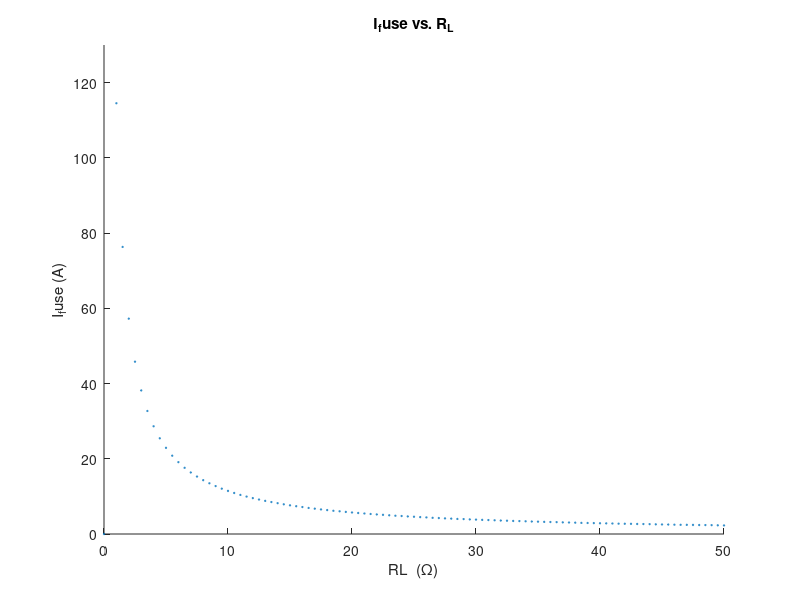

Write the MATLAB code that produced this figure. (Note: this script raises an error after producing the figure.)
%% MAT188 - Topic Assignment 1
%% 
% In Topic Assignment 1, we will use the knowledge learned from Lab 2 and 3 
% to solve two electrical circuit problems. We assume you have already done the 
% prelab and exercises.
% 
% In Lab 2 you learned how to set-up and solve a system of linear equations 
% and Lab 3 introduced nodal analysis and mesh analysis for electrical circuits. 
% An electrical circuit is shown below with two voltage sources and six resistors 
% with a total of three loops. The known electrical parameters are given in the 
% code below the figure. 
% 
% 
% 
% 
% 
% 
% List of known electrical parameters

%%%%%%%%%%%%%%%%%%%%%%%%%%%%%%%%
%%% Do not edit this section %%%
%%%%%%%%%%%%%%%%%%%%%%%%%%%%%%%%

% Resistors
R1 = 8; R2 = 4; R3 = 4; R4 = 6; R5 = 1; % Ω

% Voltage sources
V1 = 120; V2 = 120; % V

%%%%%%%%%%%%%%%%%%%%%%%%%%%%%%%%
%% 
% 
%% Question #1
% A fuse can be included in an electrical circuit to prevent excessive current. 
% When the current exceeds a rated value, the fuse will melt and break the electrical 
% connection. A load resistance ($R_L$) is included in the circuit below. The 
% goal of this problem is to determine the *minimum* $R_L$ required to prevent 
% blowing the fuse. *The fuse in this circuit is rated for 5 amps.*
% *Using a numerical strategy*
% Construct a system of equations to describe the circuit above, then write 
% this system of equations in a matrix equation $A\;x=b$.
% 
% Hint 1: Use Kirchoff's current law to find the current over $R_2 ,R_3 ,R_4$ 
% as a linear combination of $I_1 ,I_2 ,I_3$. Then substitute these into equations 
% derived using Kirchoff's voltage law.
% 
% Hint 2: Include the unknown resistance as a variable in your system of equations.
% 
% eg.  $x=\left\lbrack \begin{array}{c}I_1 \\I_2 \\R_L \end{array}\right\rbrack$
% 
% 

%%% complete the code below %%%
I3=5;
A = [ -R3 R3+R4+R5 0; R1+R2+R3 -R3 0; -R2 -R4 5]
b = [ V2+I3*R4; V1+I3*R2; -I3*(R4+R2) ]
%%%%%%%%%%%%%%%%%%%%%%%%%%%%%%%
%% 
% 
% 
% Recall there are multiple ways to solve a system of linear equations in MATLAB. 
% Use your choice of method (|rref|, |linsolve|, matrix division) to solve this 
% system.

%%% enter your code below %%%
matrix = A\b
matrix(3)
%%%%%%%%%%%%%%%%%%%%%%%%%%%%%
%% 
% 
% 
% Tell MATLAB to display the value for $R_L$. You should be getting this value 
% directly from a variable in memory. 
% 
% *Warning:* Do not manually enter in a number here.
%%
% 
%   % For example, if using your choice of solver method, the value of R_L is 
%   % stored in row 5, column 2 of the matrix M, you should write:
%   final_answer = M(5, 2);
%   
%   % You should NOT write
%   final_answer = 7.471893;
%

final_answer = [ matrix(3) ];   %%% ← complete this line %%%
fprintf('The minimum R_L to prevent blowing the fuse is %.4f.', final_answer);
%% 
% 
% Using a graphical strategy
% Create a vector of hypothetical resistance values to substitute into the circuit.
% 
% This vector should range from *0 to 50 Ω, in steps of 0.5 Ω*.

RL_values_to_try = [ 0:0.5:50 ];   %%% ← complete/modify the following line %%%
%% 
% 
% 
% Using a for-loop, iterate over this vector and *compute the corresponding 
% current through the fuse*, given the hypothetical resistance values above. Store 
% this into |I_fuse|.

I_fuse = zeros(length(RL_values_to_try), 1);   % pre-allocate the output vector

for kk = 1:length(RL_values_to_try)
    current_RL = RL_values_to_try(kk);
    
    %%% enter your code below %%%
    A = [ -R3 R3+R4+R5 0; R1+R2+R3 -R3 0; -R2 -R4 current_RL];
    b = [ V2+I3*R4; V1+I3*R2; -I3*(R4+R2) ];
    matrix = A\b;
    I_fuse(kk) = matrix(3);
    %%%%%%%%%%%%%%%%%%%%%%%%%%%%%
end
I_fuse=I_fuse.'
%% 
% 
% 
% *Plot* the resultant current through the fuse against the hypothetical resistance 
% values.
%% 
% * The fuse current and resistance value pairs should be a scatter plot
% * Include a line indicating the maximum current of the fuse
% * Remember to label your plot axes and add a plot title
%% 
% Hint: The following commands may be useful.
%%
% 
%   title('This is my title')                  % Set the title for the active axis
%   xlabel('My label'), ylabel('My label')     % Set the label on the corresponding axis
%   
%   plot(x, y)             % plot the values of x and y as a line plot
%   scatter(x, y)          % plot the values of x and y in a scatter plot
%   xline(x), yline(y)     % draw a vertical / horizontal line at the specified value
%
%% 
% 

figure;  % initialize new figure

%%% enter your code below %%%
scatter(transpose(RL_values_to_try),I_fuse,1,'blue')
title('I_fuse vs. R_L')
xlabel('RL  (Ω)'), ylabel('I_fuse (A)')
xlim([0 50])
ylim([0 130])
yline(5)
scatter(transpose(RL_values_to_try),I_fuse,1,'blue')
title('I_fuse vs. R_L')
xlabel('RL  (Ω)'), ylabel('I_fuse (A)')
xlim([20 35])
yline(5)
%%%%%%%%%%%%%%%%%%%%%%%%%%%%%
%% 
% 
% Final answer
% Based on the graph, the minimum resistance $R_L$ required to prevent blowing 
% the fuse is approximately *[ >>> 23* Ω *<<< ]*.
% 
% 
%% Question #2
% *The old fuse has now been replaced with a 30 ampere fuse.*
% 
% Electric power is the rate of energy transfer by an electric circuit and is 
% given in units of watts (joules per second). Often, it is desirable to determine 
% a resistance that can allow the maximum transfer of power to a given load. Given 
% the circuit above, *what value of* $R_L$ *allows for maximum power dissipation?* 
% Power can be calculated from the equation $P=I^2 R$.
% Short answer question
% If we'd like to solve this system of equations for power (which includes a 
% squared-term), which of the following methods/functions is preferred? 
% 
% Choose one and justify why in one sentence:  |rref|  |  |linsolve|  |  matrix 
% division (|ldivide|)  |  matrix division (|rdivide|)  |  *none of the above 
% / not solveable*
% 
% 
% 
% *Your answer:*     the system of equations created above is not solvable for 
% power using the methods above because I3 is now an unknown variable and so we 
% must manually rearrange entries in the matrix to solve for all the currents 
% (unlike question 1 where we were searching for the minimum value of RL that 
% caused the current of the fuse (I3) to be 5 A, exactly at the point where it 
% would blow, and so we were searching for the matrix [ I1; I2; RL]).
% Graphing the maximum power
% Let's reuse your vector of load resistances from above. Before we do, it is 
% good practice to display it to confirm everything is correct.

display(RL_values_to_try)
%% 
% 
% 
% Using a for-loop, iterate over this vector and *compute the corresponding 
% power dissipated by the load resistor*, given the hypothetical resistance values 
% above. Store this into |P|.

P = zeros(length(RL_values_to_try), 1);   % pre-allocate the output vector

for kk = 1:length(RL_values_to_try)
    current_RL = RL_values_to_try(kk);
    
    %%% enter your code below %%%
    A = [ -R3 R3+R4+R5 -R4; R1+R2+R3 -R3 -R2; -R2 -R4 R2+R4+current_RL];
    b = [ V2; V1; 0 ];
    matrix = A\b;

    % later in the question we discover that max power is reached in
    if current_RL == 4 
        I3 = matrix(3);
    end

    P(kk) = matrix(3)^2*current_RL;
    %%%%%%%%%%%%%%%%%%%%%%%%%%%%%
end
%% 
% 
% 
% *Plot* the resultant power dissipated by the fuse against the hypothetical 
% resistance values.
%% 
% * The fuse power and resistance value pairs should be a scatter plot. Choose 
% a different colour than your plot in Question #1.
% * Remember to label your plot axes and add a plot title

figure;  % initialize new figure

%%% enter your code below %%%
scatter(transpose(RL_values_to_try),P,1,'red')
title('P vs. R_L')
xlabel('RL  (Ω)'), ylabel('P (W)')
[P_max, index] = max(P) % find max power value from the graph and index of it in the matrix of power values
RL_max = RL_values_to_try(index) % find corresponding RL value that results in max power value
I3 % find corresponding current value from for loop iterating through possible RL values
I3^2*RL_max % check to see if current and RL values correspond to max power value
%%%%%%%%%%%%%%%%%%%%%%%%%%%%%
%% 
% 
% Final answer
% Based on your plot, the maximum power dissipation of *[ >>> 1111 <<< ]* Watts 
% occurs when $R_L$ has a resistance of *[ >>> 4 <<< ]* Ohms.
% 
% Does this power level exceed the rating of the fuse?  *[ >>> no <<< ]*
% 
% 
%% 
%